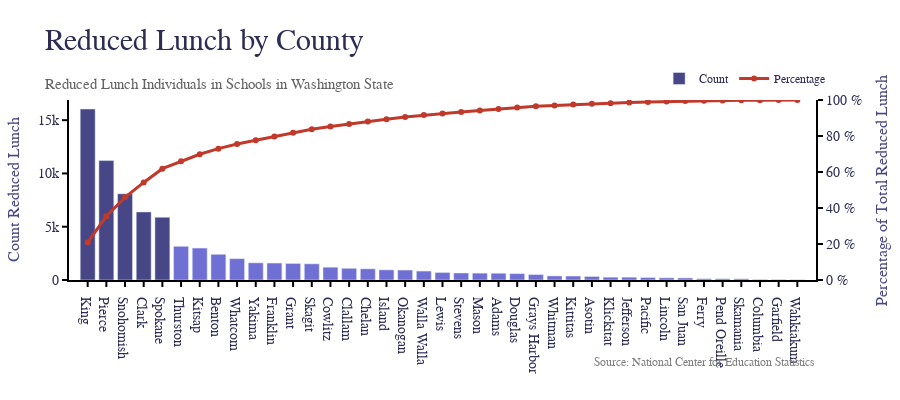

The notebook cell this image was saved under:
### Code cell
def graph_pareto(dataframe, col):
    df = dataframe.copy()

    data = [
        Bar(
          name = "Count",  
          x = df.County,
          y = df[f'{col}'], 
          marker= {"color": list(np.repeat('rgb(71, 71, 135)', 5)) + list(np.repeat('rgb(112, 111, 211)', len(df.index) - 5))}
        ),
        Scatter(
          line= {
            "color": "rgb(192, 57, 43)", 
            "width": 3
          }, 
          name = "Percentage", 
          x = df.County,
          y = df['Cumulative'], 
          yaxis= "y2",
          mode='lines+markers'
        ),
    ]

    layout = {
      # Title Graph
      "title": {
        'text': "Reduced Lunch by County<br><span style='font-size:15px; color: rgb(100, 100, 100);'>Reduced Lunch Individuals in Schools in Washington State</span>",
        'font': dict(size=30),
      },
      
      # Source/Caption
      "annotations": [{
        'xref': 'paper',
        'yref': 'paper',
        'x': 1, 
        'y': -0.5,
        'showarrow': False,
        'text': '<span style="font-size:12px; color: gray; font-family: Courier New, monospace;">Source: National Center for Education Statistics</span>',
        'align': 'right'
      }],
      
      # Font 
      "font": {
        "size": 14, 
        "color": "rgb(44, 44, 84)", 
        "family": "Times New Roman, monospace"
      },

      # Graph Box 
      "margin": {
        "b": 120, 
        "l": 50, 
        "r": 50, 
        "t": 100,
      }, 
      "height": 400, 

      # Graph Box 
      "plot_bgcolor": "rgb(255, 255, 255)", 


      # Settings Legend
      "legend": {
        "x": 0.79, 
        "y": 1.2, 
        "font": {
          "size": 12, 
          "color": "rgb(44, 44, 84)", 
          "family": "Courier New, monospace"
        },
        'orientation': 'h',
      },
      # Xaxis
      "xaxis": {
        "showline": True,
        "linecolor": "rgb(0, 0, 0)",
        "linewidth": 2,
        "ticks": "outside",
        "tickwidth": 2, 
        "tickcolor": 'rgb(0, 0, 0)',
        "range": [(-1),len(reducedLunchCounty.index)]
      },
      # Yaxis 1 position left

      "yaxis": {
        "title": "Count Reduced Lunch",
        "titlefont": {
        "size": 16,
        "color": "rgb(71, 71, 135)", 
        "family": "Courier New, monospace"
        },
        "showline": True,
        "linecolor": "rgb(0, 0, 0)",
        "linewidth": 2,
        "ticks": "outside",
        "tickwidth": 2, 
        "tickcolor": 'rgb(0, 0, 0)',
        #"automargin": True
        #"shift": -1
      }, 


      # Yaxis 2 position right
      "yaxis2": {
        "side": "right",
        "range": [0, 100], 
        "title": "Percentage of Total Reduced Lunch",
        "titlefont": {
          "size": 16, 
          "color": "rgb(71, 71, 135)", 
          "family": "Courier New, monospace"
        },
        "showline": True,
        "linecolor": "rgb(0, 0, 0)",
        "linewidth": 2,
        "overlaying": "y",
        "ticksuffix": " %",
        "ticks": "outside",
        "tickwidth": 2, 
        "tickcolor": 'rgb(0, 0, 0)',
        #"automargin": True
        #"shift": 1
      }, 
    }

    # Build Graph
    fig = Figure(data=data, layout=layout)
    fig.update_layout(autosize=True)
    # Show Graph
    fig.show()
    
    
    plotPane = pn.pane.Plotly(fig)
    source_annotation = pn.pane.Markdown(
        '<span style="font-size: 12px; color: gray;">Source: National Center for Education Statistics</span>',
        width=600, height=40, align="center"
    )

    # Combine Plotly graph and source annotation in a layout
    layout = pn.Column(plotPane, source_annotation)

    return layout
figout = graph_pareto(reducedLunchCounty, 'Reduced.Lunch')

### Figure 1 — Plotly figure (JSON) as saved in the notebook; plotly's stock layout.template omitted (floating-point values rounded to 4 significant figures)
{"data": [{"marker": {"color": ["rgb(71, 71, 135)", "rgb(71, 71, 135)", "rgb(71, 71, 135)", "rgb(71, 71, 135)", "rgb(71, 71, 135)", "rgb(112, 111, 211)", "rgb(112, 111, 211)", "rgb(112, 111, 211)", "rgb(112, 111, 211)", "rgb(112, 111, 211)", "rgb(112, 111, 211)", "rgb(112, 111, 211)", "rgb(112, 111, 211)", "rgb(112, 111, 211)", "rgb(112, 111, 211)", "rgb(112, 111, 211)", "rgb(112, 111, 211)", "rgb(112, 111, 211)", "rgb(112, 111, 211)", "rgb(112, 111, 211)", "rgb(112, 111, 211)", "rgb(112, 111, 211)", "rgb(112, 111, 211)", "rgb(112, 111, 211)", "rgb(112, 111, 211)", "rgb(112, 111, 211)", "rgb(112, 111, 211)", "rgb(112, 111, 211)", "rgb(112, 111, 211)", "rgb(112, 111, 211)", "rgb(112, 111, 211)", "rgb(112, 111, 211)", "rgb(112, 111, 211)", "rgb(112, 111, 211)", "rgb(112, 111, 211)", "rgb(112, 111, 211)", "rgb(112, 111, 211)", "rgb(112, 111, 211)", "rgb(112, 111, 211)"]}, "name": "Count", "type": "bar", "x": ["King", "Pierce", "Snohomish", "Clark", "Spokane", "Thurston", "Kitsap", "Benton", "Whatcom", "Yakima", "Franklin", "Grant", "Skagit", "Cowlitz", "Clallam", "Chelan", "Island", "Okanogan", "Walla Walla", "Lewis", "Stevens", "Mason", "Adams", "Douglas", "Grays Harbor", "Whitman", "Kittitas", "Asotin", "Klickitat", "Jefferson", "Pacific", "Lincoln", "San Juan", "Ferry", "Pend Oreille", "Skamania", "Columbia", "Garfield", "Wahkiakum"], "y": [16048, 11210, 8087, 6388, 5889, 3162, 2998, 2412, 2003, 1613, 1592, 1551, 1518, 1201, 1096, 1046, 952, 934, 840, 705, 658, 642, 634, 599, 510, 382, 372, 329, 264, 263, 232, 205, 193, 120, 117, 111, 53, 42, 24]}, {"line": {"color": "rgb(192, 57, 43)", "width": 3}, "mode": "lines+markers", "name": "Percentage", "type": "scatter", "x": ["King", "Pierce", "Snohomish", "Clark", "Spokane", "Thurston", "Kitsap", "Benton", "Whatcom", "Yakima", "Franklin", "Grant", "Skagit", "Cowlitz", "Clallam", "Chelan", "Island", "Okanogan", "Walla Walla", "Lewis", "Stevens", "Mason", "Adams", "Douglas", "Grays Harbor", "Whitman", "Kittitas", "Asotin", "Klickitat", "Jefferson", "Pacific", "Lincoln", "San Juan", "Ferry", "Pend Oreille", "Skamania", "Columbia", "Garfield", "Wahkiakum"], "y": [20.84, 35.4, 45.91, 54.2, 61.85, 65.96, 69.85, 72.98, 75.59, 77.68, 79.75, 81.76, 83.73, 85.29, 86.72, 88.08, 89.31, 90.53, 91.62, 92.53, 93.39, 94.22, 95.04, 95.82, 96.48, 96.98, 97.46, 97.89, 98.23, 98.58, 98.88, 99.14, 99.39, 99.55, 99.7, 99.85, 99.91, 99.97, 100], "yaxis": "y2"}], "layout": {"annotations": [{"align": "right", "showarrow": false, "text": "<span style=\"font-size:12px; color: gray; font-family: Courier New, monospace;\">Source: National Center for Education Statistics</span>", "x": 1, "xref": "paper", "y": -0.5, "yref": "paper"}], "autosize": true, "font": {"color": "rgb(44, 44, 84)", "family": "Times New Roman, monospace", "size": 14}, "height": 400, "legend": {"font": {"color": "rgb(44, 44, 84)", "family": "Courier New, monospace", "size": 12}, "orientation": "h", "x": 0.79, "y": 1.2}, "margin": {"b": 120, "l": 50, "r": 50, "t": 100}, "plot_bgcolor": "rgb(255, 255, 255)", "title": {"font": {"size": 30}, "text": "Reduced Lunch by County<br><span style='font-size:15px; color: rgb(100, 100, 100);'>Reduced Lunch Individuals in Schools in Washington State</span>"}, "xaxis": {"linecolor": "rgb(0, 0, 0)", "linewidth": 2, "range": [-1, 39], "showline": true, "tickcolor": "rgb(0, 0, 0)", "ticks": "outside", "tickwidth": 2}, "yaxis": {"linecolor": "rgb(0, 0, 0)", "linewidth": 2, "showline": true, "tickcolor": "rgb(0, 0, 0)", "ticks": "outside", "tickwidth": 2, "title": {"font": {"color": "rgb(71, 71, 135)", "family": "Courier New, monospace", "size": 16}, "text": "Count Reduced Lunch"}}, "yaxis2": {"linecolor": "rgb(0, 0, 0)", "linewidth": 2, "overlaying": "y", "range": [0, 100], "showline": true, "side": "right", "tickcolor": "rgb(0, 0, 0)", "ticks": "outside", "ticksuffix": " %", "tickwidth": 2, "title": {"font": {"color": "rgb(71, 71, 135)", "family": "Courier New, monospace", "size": 16}, "text": "Percentage of Total Reduced Lunch"}}}}
